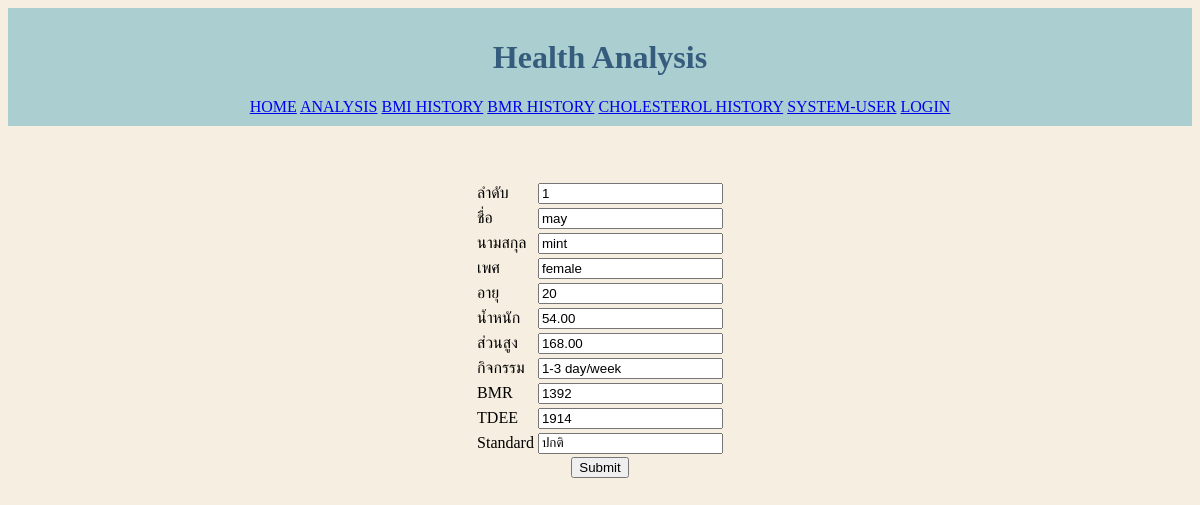
The page /bmrhistory_edit.php?id=1 on the database its author committed.
### tables this page shows
CREATE TABLE `historyBMR` (
  `accountBMR_id` int(11) NOT NULL,
  `firstname` varchar(45) NOT NULL,
  `lastname` varchar(45) NOT NULL,
  `gender` varchar(45) NOT NULL,
  `age` int(2) NOT NULL,
  `weight` decimal(5,2) NOT NULL,
  `height` decimal(5,2) NOT NULL,
  `activity` varchar(45) NOT NULL,
  `BMR` int(11) NOT NULL,
  `TDEE` int(11) NOT NULL,
  `Standard` varchar(45) NOT NULL,
  `DATE` timestamp NOT NULL DEFAULT current_timestamp()
);

### bmrhistory_edit.php (the view)
<?php
require('config.php');
$id= $_GET['id'];
$sql="SELECT * FROM historyBMR WHERE  accountBMR_id = $id";
$result = mysqli_query($connect,$sql);
$row = mysqli_fetch_assoc($result);
?>
<!DOCTYPE html>
<html lang="en">
<head>
<link type="text/css" rel="stylesheet" href="main.css">
</head>
<body>
    <?php include('nav.php'); ?>
    <br><br>
    <center>
<form action="bmrhistory_edit_submit.php?id=<?php echo $row['accountBMR_id']?>" method="post">
    <table>
        <tr>
            <td>ลำดับ</td>
            <td><input type="number" value="<?php echo $row['accountBMR_id']?>" name="accountBMR_id"> </td>
        </tr>
        <tr>
            <td>ชื่อ</td>
            <td><input type="text" value="<?php echo $row['firstname']?>" name="firstname"> </td>
        </tr>
        <tr>
            <td>นามสกุล</td>
            <td><input type="text" value="<?php echo $row['lastname']?>" name="lastname"> </td>
        </tr>
        <tr>
            <td>เพศ</td>
            <td><input type="text" value="<?php echo $row['gender']?>" name="gender"> </td>
        </tr>
        <tr>
            <td>อายุ</td>
            <td><input type="number" value="<?php echo $row['age']?>" name="age"> </td>
        </tr>
        <tr>
            <td>น้ำหนัก</td>
            <td><input type="number" value="<?php echo $row['weight']?>" name="weight"> </td>
        </tr>
        <tr>
            <td>ส่วนสูง</td>
            <td><input type="number" value="<?php echo $row['height']?>" name="height"> </td>
        </tr>
        <tr>
            <td>กิจกรรม</td>
            <td><input type="text" value="<?php echo $row['activity']?>" name="activity"> </td>
        </tr>
        <tr>
            <td>BMR</td>
            <td><input type="text" value="<?php echo $row['BMR']?>" name="BMR"> </td>
        </tr>
        <tr>
            <td>TDEE</td>
            <td><input type="text" value="<?php echo $row['TDEE']?>" name="TDEE"> </td>
        </tr>
        <tr>
            <td>Standard</td>
            <td><input type="text" value="<?php echo $row['Standard']?>" name="Standard"> </td>
        </tr>
    </table>
        <input type="submit">
        </form>
    </center>
</body>
</html>

### main.css (style rules this page uses)
body { background-color:#F6EEE0; }

### rows shown on the page
historybmr: accountBMR_id "1", firstname "may", lastname "mint", gender "female", age "20", weight "54.00", height "168.00", activity "1-3 day/week", BMR "1392", TDEE "1914", Standard "ปกติ"
